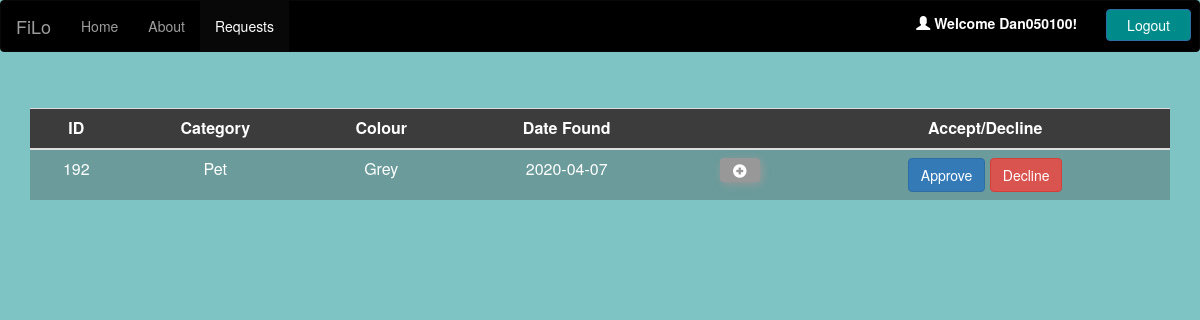
/InternetCoursework/includes/requests.php (signed in), run on the app's committed database.
### tables this page shows
CREATE TABLE `items` (
  `Category` varchar(10) NOT NULL,
  `Colour` varchar(10) NOT NULL,
  `Date` date NOT NULL,
  `Time` time NOT NULL,
  `Photo` varchar(500) NOT NULL,
  `Place` varchar(250) NOT NULL,
  `Description` varchar(250) NOT NULL,
  `ID` int(7) NOT NULL,
  `UserID` int(7) NOT NULL,
  `Status` int(1) NOT NULL
);

CREATE TABLE `requests` (
  `RequestID` int(7) NOT NULL,
  `ItemID` int(7) NOT NULL,
  `Reason` varchar(250) NOT NULL,
  `RequesterID` varchar(7) NOT NULL
);

### InternetCoursework/includes/requests.php (the view, shortened to what this page needs)
<?php
include_once 'dbh.php';
if(!isset($_SESSION['Admin'])){
  header("Location: ../index.php");
}else{
?>
<!DOCTYPE html>
<html>
<head>
  <link rel = "stylesheet" href= "https://maxcdn.bootstrapcdn.com/bootstrap/3.3.7/css/bootstrap.min.css">
</head>
<body style="background-color: rgba(0, 139, 139, 0.5);">
  <nav class="navbar navbar-inverse" id="navig">
    <div class="container-fluid">
      <div class="navbar-header">
        <a class="navbar-brand" href="../index.php">FiLo</a>
      </div>
      <ul class="nav navbar-nav">
        <li><a href="../index.php">Home</a></li>
        <li><a href="about.php">About</a></li>
        <li class="active"><a href='requests.php'>Requests</a></li>
      </ul>
      <ul class="nav navbar-nav navbar-right" >
        <?php
        $user = $_SESSION['Username'];
        echo "<div class='Logout' align='right'>
        <form class='userlog' action='loggedOut.php' method='POST'>";
        echo "<label id='name'><i class='glyphicon glyphicon-user'></i> Welcome $user!</label>
        <button class='btn btn-primary' type='submit' name='logout'>Logout</button>
        </form>
        </div>";
        ?>
      </ul>
    </div>
  </nav>
  <?php
  if (isset($_SESSION['Admin'])){
    $sql = "SELECT * FROM items where status = 1";
    $result = mysqli_query($connect, $sql);
    $resultCheck = mysqli_num_rows($result);
  }
  ?>
  <div class="container tbl" style="margin-top: 9%;">
    <table class="table table-hover">
      <tr>
        <th style="text-align:center">ID</th>
        <th style="text-align:center">Category</th>
        <th style="text-align:center">Colour</th>
        <th style="text-align:center">Date Found</th>
        <th></th>
        <th style="text-align:center">Accept/Decline</th>
      </tr>
      <tbody>
        <?php
        if ($resultCheck > 0){
          while ($row = mysqli_fetch_assoc($result)){
            echo "<tr>
            <td style='text-align:center'>" .$row['ID']. "</td>
            <td style='text-align:center'>" .$row['Category']. "</td>
            <td style='text-align:center'>" .$row['Colour']. "</td>
            <td style='text-align:center'>" .$row['Date']. "</td>";
            if (isset($_SESSION['Admin'])){
              $sqli = "SELECT * FROM requests";
              $resultreq = mysqli_query($connect, $sqli);
              $resultCheckreq = mysqli_num_rows($resultreq);
              if($resultCheckreq > 0){
                $sqlsel = "SELECT * FROM requests";
                $resultsel = mysqli_query($connect, $sqlsel);
                while ($rows = mysqli_fetch_assoc($resultsel)) {
                  $ReqID = $rows['RequestID'];
                  $item = $rows['ItemID'];
                  if ($rows['ItemID'] == $row['ID']){
                    echo"<td style='text-align:center'>
                    <button type='button' class='but' id='addbtn' data-toggle='modal' data-target='#" .$ReqID." ' data-backdrop='true'>
                    <span class='glyphicon glyphicon-plus-sign'></span>
                    </button>
                    </td>
                    <td style='text-align:center'>
                    <div class='button-container'>
                    <form action='accept.php' method='POST'>";
                    echo "<button type='submit' name='accept' class='btn btn-primary' id='approve' value='" .$item."'>Approve</button>
                    </form>
                    <form action='decline.php' method='POST'>";
                    echo "<button type='submit' name='decline' class='btn btn-danger' id='decline' value='" .$item."'>Decline</button>
                    </form>
                    </div>
                    </td>";
                    break;
                  }
                }
              }
            }
          }
        }
      }
      echo"</tr>
    </tbody>
  </table>";
?>
</body>
</html>

### data on the page
items: ID "192", Category "Pet", Colour "Grey", Date "2020-04-07"
requests: $item 192 (drawn)

### other printed values
$user "Dan050100"
